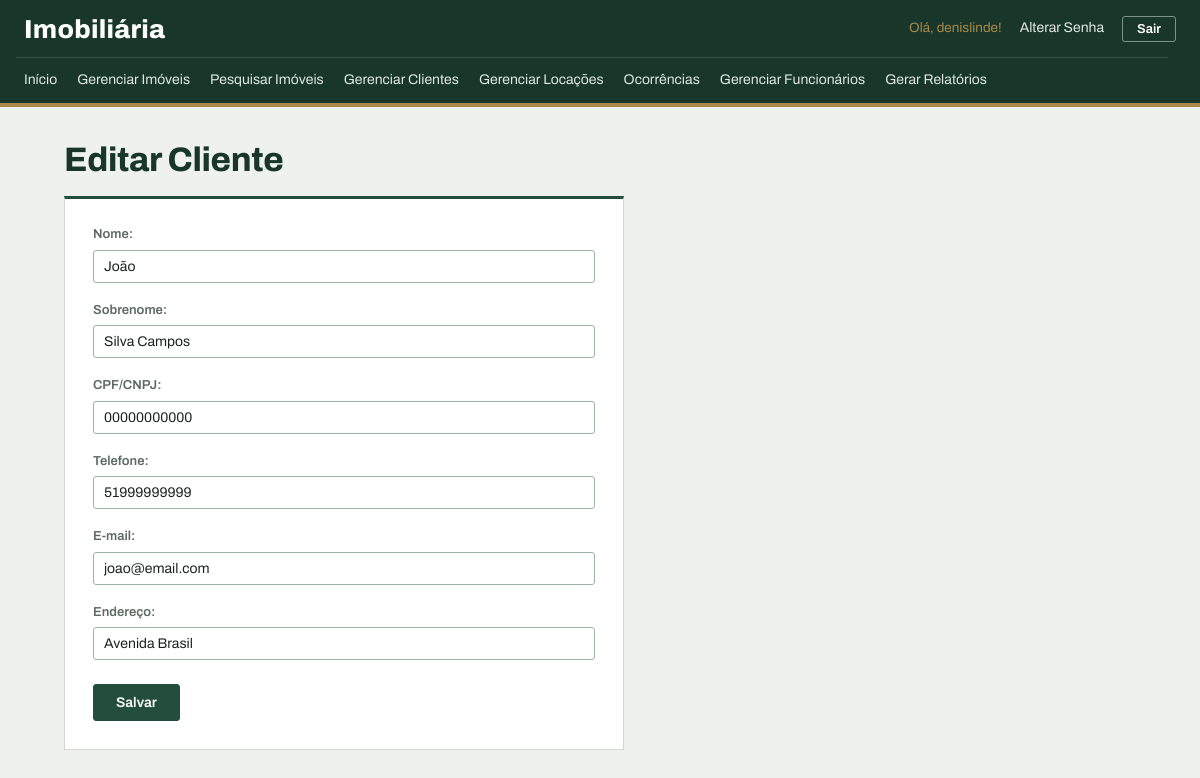
The app's page /editar_cliente/1/ (signed in) with its own data.
### meu_app/models.py (models this page shows, shortened)
class Cliente(models.Model):
    nome = models.CharField(max_length=100)
    sobrenome = models.CharField(max_length=100)
    cpf = models.CharField(max_length=18, unique=True, verbose_name="CPF/CNPJ")
    telefone = models.CharField(max_length=20)
    email = models.EmailField(blank=True, verbose_name="E-mail")
    endereco = models.CharField(
        max_length=200, null=True, verbose_name="Endereço")
    data_cadastro = models.DateTimeField(auto_now_add=True)

### meu_app/views.py (the view, shortened to what this page needs)
# urls.py: path('editar_cliente/<int:id>/', views.editar_cliente, name='editar_cliente'),
@login_required
def editar_cliente(request, id):
    cliente = Cliente.objects.get(id=id)
    form = ClienteForm(instance=cliente)
    dados = {
        'form': form
    }
    return render(request, 'editar_cliente.html', dados)

### meu_app/forms.py
class ClienteForm(forms.ModelForm):
    class Meta:
        model = Cliente
        fields = [
            'nome',
            'sobrenome',
            'cpf',
            'telefone',
            'email',
            'endereco',
        ]
        widgets = {
            'nome': forms.TextInput(attrs={
                'class': 'form-control',
                'placeholder': 'Digite o Nome',
            }),
            'sobrenome': forms.TextInput(attrs={
                'class': 'form-control',
                'placeholder': 'Digite o Sobrenome',
            }),
            'cpf': forms.TextInput(attrs={
                'class': 'form-control',
                'placeholder': 'Digite o CPF ou CNPJ',
            }),
            'telefone': forms.TextInput(attrs={
                'class': 'form-control',
                'placeholder': 'Digite o Telefone',
            }),
            'email': forms.EmailInput(attrs={
                'class': 'form-control',
                'placeholder': 'Digite o Email',
            }),
            'endereco': forms.TextInput(attrs={
                'class': 'form-control',
                'placeholder': 'Digite o Endereço',
            }),
        }

### meu_app/templates/editar_cliente.html (shortened to what this page needs)
{% load static %}
<!DOCTYPE html>
<html lang="pt-br">
<head>
    <link rel="stylesheet" href="{% static 'css/style.css' %}">
</head>
<body>
    {% include '_menu.html'%}
    <h1>Editar Cliente</h1>
    <div class="container-principal">
        <form method="post">
            {{ form.as_p }}
            <button type="submit">Salvar</button>
        </form>
    </div>
</body>
</html>

### meu_app/templates/_menu.html (shortened to what this page needs)
<nav>
    <div>
        <a href="{% url 'index' %}"> Início </a>
        <a href="{% url 'listar_imoveis' %}"> Gerenciar Imóveis </a>
        <a href="{% url 'pesquisar_imoveis' %}"> Pesquisar Imóveis </a>
        <a href="{% url 'listar_clientes' %}"> Gerenciar Clientes </a>
        <a href="{% url 'listar_locacoes' %}"> Gerenciar Locações </a>
        <a href="{% url 'listar_ocorrencias' %}"> Ocorrências </a>
        {% if user.is_superuser %}
            <a href="{% url 'listar_funcionarios' %}"> Gerenciar Funcionários </a>
            <a href="{% url 'gerar_relatorio' %}"> Gerar Relatórios </a>
        {% endif %}
    </div>
    <div class="usuario-menu">
        {% if user.is_authenticated %}
            <span>Olá, {{ user.username }}!</span>
            <a href="{% url 'alterar_senha' %}">Alterar Senha</a>
            <form method="post" action="{% url 'logout' %}">
                <button type="submit" class="link-logout">Sair</button>
            </form>
        {% else %}
            <a href="{% url 'login' %}">Entrar</a>
        {% endif %}
    </div>
</nav>

### meu_app/static/css/style.css (style rules this page uses)
:root { --floresta: #234d3c; --floresta-escuro: #183629; --latao: #a88b4a; --papel: #eef1ee; --branco: #ffffff; --linha: #cfd8d2; --linha-forte: #9fb2a6; --tinta: #1b2420; --tinta-suave: #5d6b64; --alerta: #9e3a2a; --destaque-linha: #f3f6f3; --coluna: 1120px; --raio: 3px; }
body { margin: 0; background-color: var(--papel); color: var(--tinta); font-family: 'Archivo', 'Segoe UI', Arial, sans-serif; font-size: 15px; line-height: 1.5; font-variant-numeric: tabular-nums; }
h1 { max-width: var(--coluna); margin: 34px auto 18px auto; padding: 0 24px; box-sizing: border-box; text-align: left; color: var(--floresta-escuro); font-size: 34px; font-weight: 750; font-stretch: 75%; line-height: 1.1; letter-spacing: -0.01em; }
a { color: var(--floresta); }
nav { display: flex; flex-wrap: wrap; align-items: center; background-color: var(--floresta-escuro); border-bottom: 4px solid var(--latao); padding: 0 24px; }
nav::before { content: "Imobiliária"; order: 1; color: var(--branco); font-size: 26px; font-weight: 800; font-stretch: 62%; letter-spacing: 0.01em; padding: 10px 0 8px 0; }
.usuario-menu { order: 2; margin-left: auto; display: flex; align-items: center; gap: 12px; color: var(--latao); font-size: 13.5px; white-space: nowrap; }
nav > div:first-child { order: 3; flex-basis: 100%; display: flex; flex-wrap: wrap; gap: 4px; border-top: 1px solid rgba(255, 255, 255, 0.14); padding: 4px 0; margin-left: -8px; }
nav a { text-decoration: none; color: #dfe7e2; padding: 7px 8px; font-size: 14px; white-space: nowrap; border-bottom: 2px solid transparent; }
.usuario-menu a { padding: 4px 6px; }
.usuario-menu form { display: inline; margin: 0; }
.link-logout { background-color: transparent; color: var(--branco); border: 1px solid rgba(255, 255, 255, 0.45); border-radius: var(--raio); padding: 5px 14px; font-size: 13px; font-weight: 600; font-family: inherit; cursor: pointer; }
button, .botao-novo { display: inline-block; background-color: var(--floresta); color: var(--branco); border: 1px solid var(--floresta); border-radius: var(--raio); padding: 8px 16px; font-size: 14px; font-family: inherit; font-weight: 600; text-decoration: none; cursor: pointer; }
input[type="text"], input[type="number"], input[type="email"], input[type="password"], input[type="date"], select, textarea { padding: 8px 10px; border: 1px solid var(--linha-forte); border-radius: var(--raio); background-color: var(--branco); font-size: 14px; font-family: inherit; color: var(--tinta); }
.container-principal { display: flex; justify-content: flex-start; max-width: var(--coluna); margin: 0 auto; padding: 0 24px; box-sizing: border-box; }
.container-principal form { width: 100%; max-width: 560px; background-color: var(--branco); border: 1px solid var(--linha); border-top: 3px solid var(--floresta); padding: 26px 28px 28px 28px; margin-bottom: 48px; box-sizing: border-box; }
.container-principal form p { margin: 0 0 18px 0; }
.container-principal label { display: block; margin-bottom: 5px; font-weight: 600; font-size: 13px; color: var(--tinta-suave); }
.container-principal input[type="text"], .container-principal input[type="number"], .container-principal input[type="email"], .container-principal input[type="password"], .container-principal input[type="date"], .container-principal select, .container-principal textarea { width: 100%; box-sizing: border-box; }
.container-principal button { margin-top: 6px; padding: 10px 22px; }

### records on screen
Cliente: nome "João", sobrenome "Silva Campos", cpf "00000000000", telefone "51999999999", email "joao@email.com", endereco "Avenida Brasil"

### other values on screen
{{ user.username }} "denislinde"
